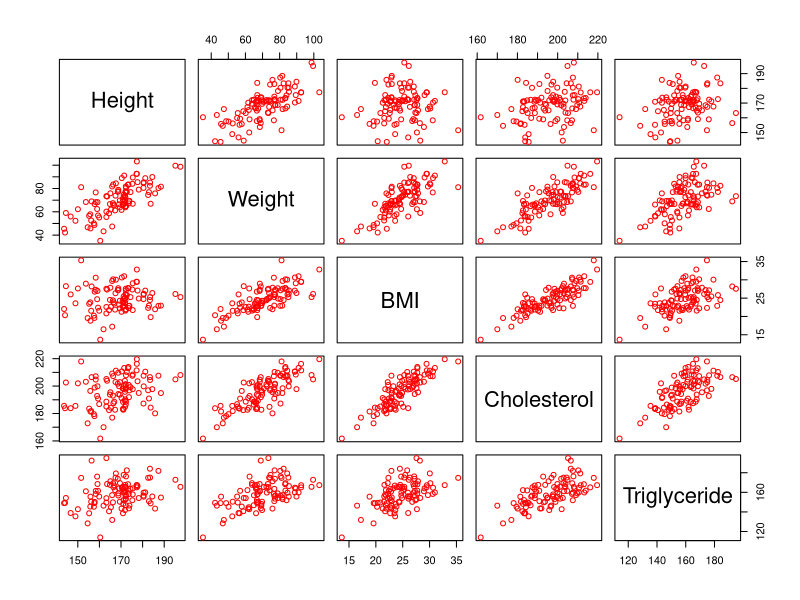
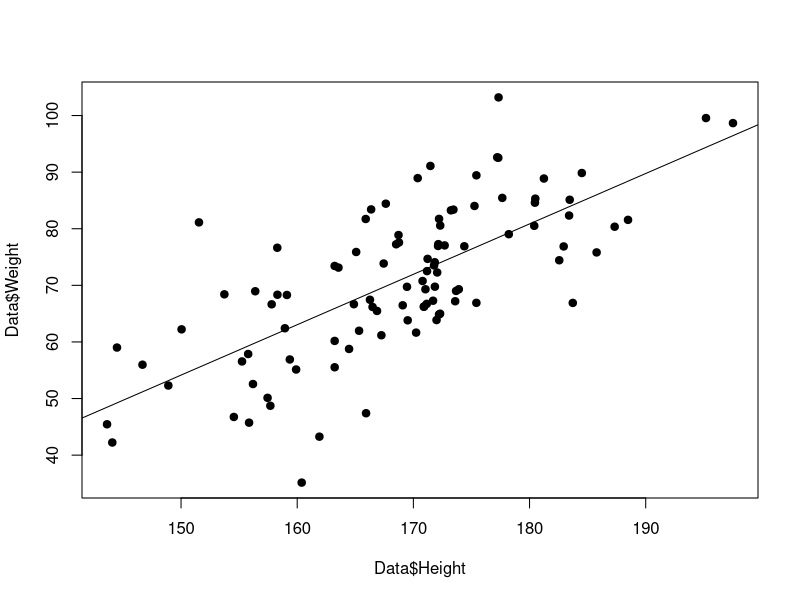
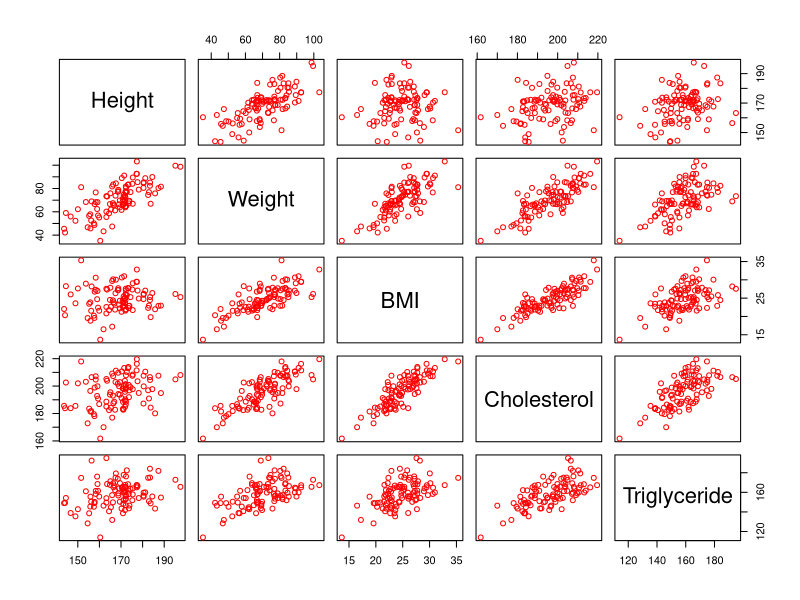

These figures' R source, in order:
Data=read.table("Example.txt", header = TRUE) #讀取Example.txt，並存成"Data"這個物件(資料表格式)
head(Data, 10) #看"Data"這個資料表的前10個row


summary(Data) #看"Data"這個資料表的所有變項的基本資訊


Color = "red"
plot(Data, col = Color)


Color = "red"

pdf("plot.pdf")      #開啟一個pdf file，路徑為"plot.pdf"
plot(Data, col = Color) #將圖畫到開啟中的pdf file上去
dev.off()            #關掉這個pdf file


Result = lm(Weight~Height, data = Data) #linear regression test
Result

summary(Result)


plot(Data$Height, Data$Weight, pch = 19)
abline(Result)




Data=read.table("Example.txt", header = TRUE)
colnames(Data)    # 列出所有的欄位名稱
colnames(Data)[1]

Result1 = lm(Data[,"Weight"]~Data[,"Height"])
summary(Result1)